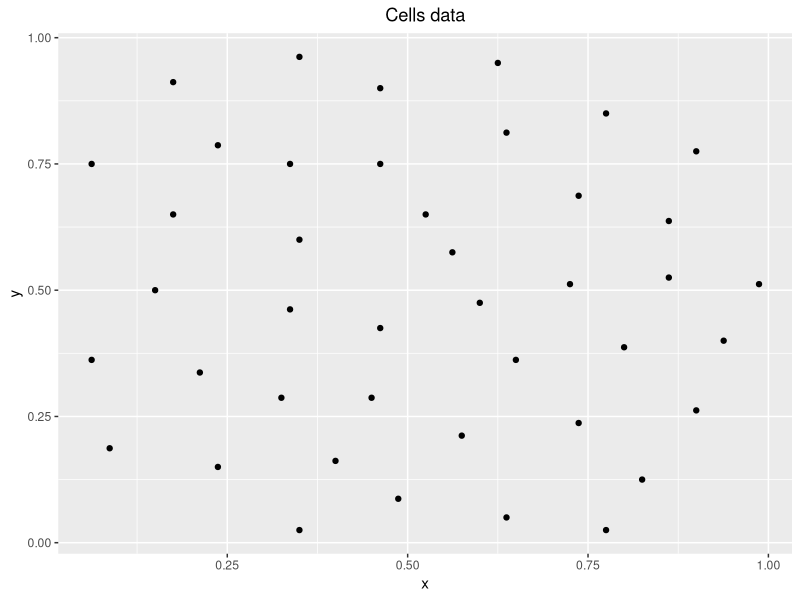
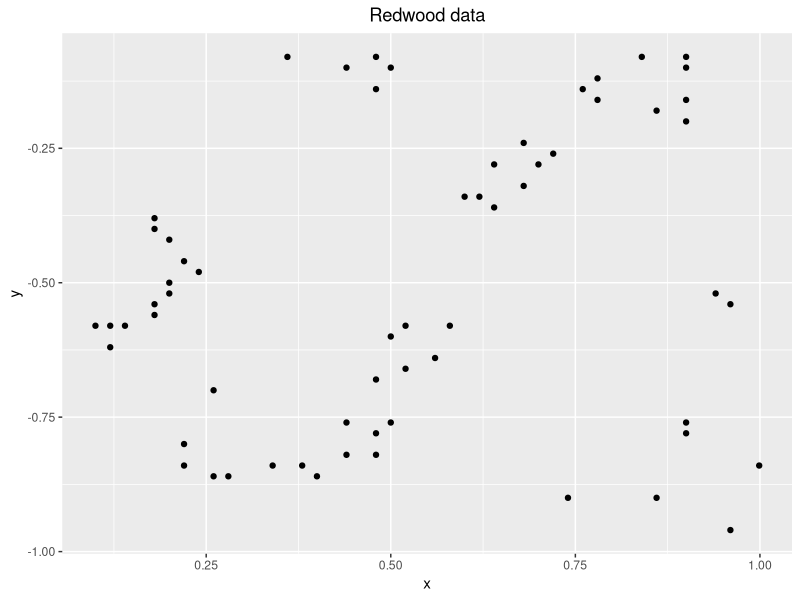
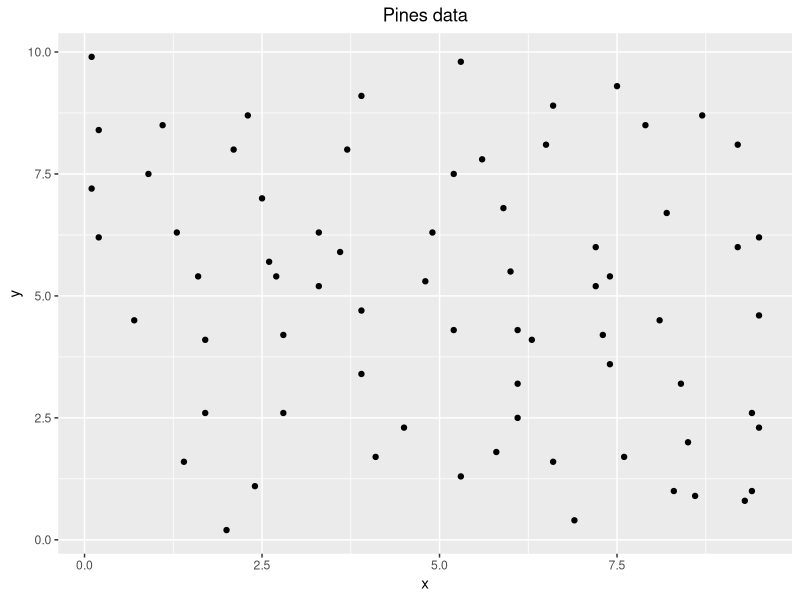
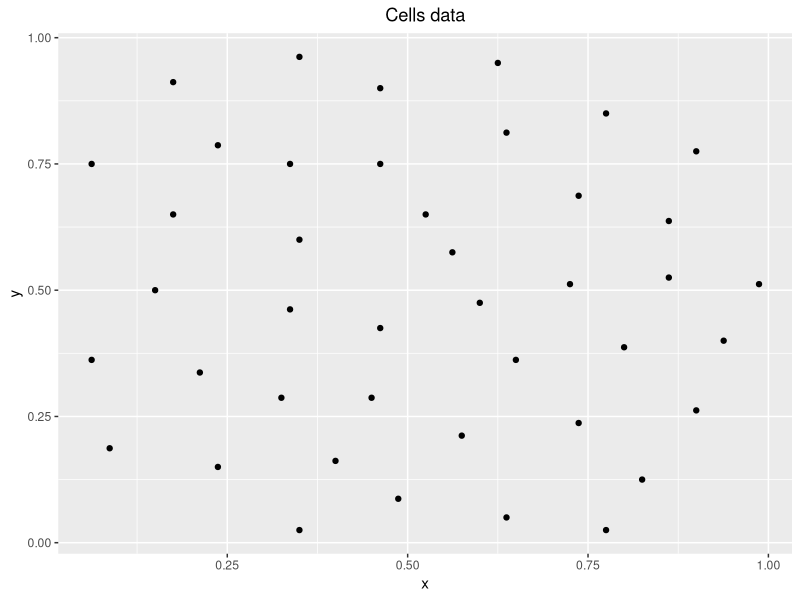
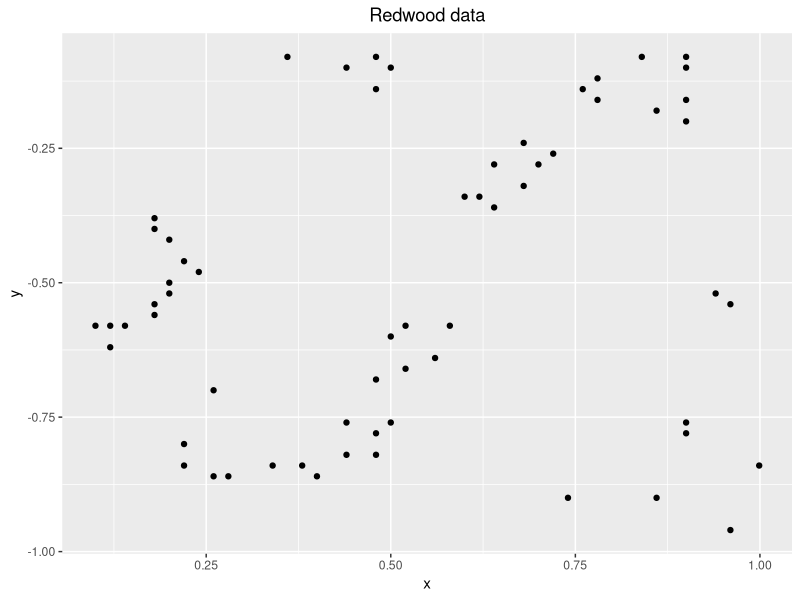
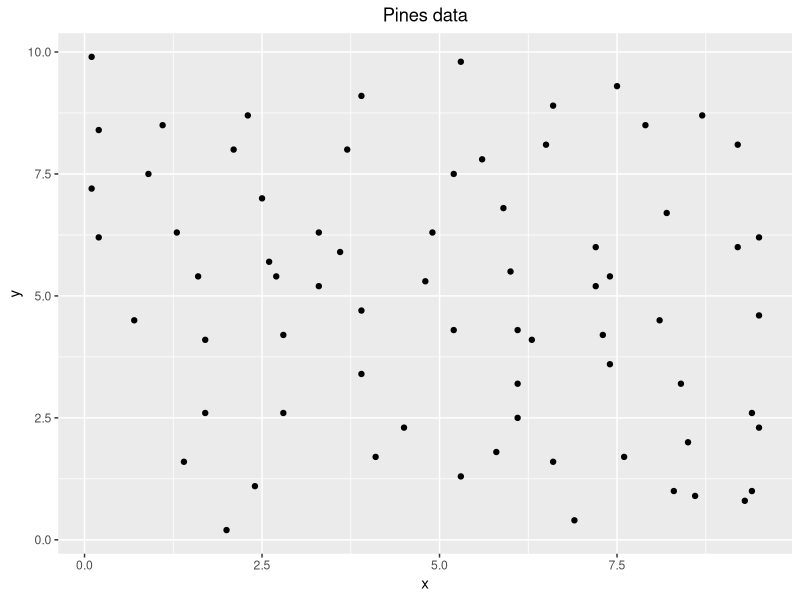

The R source for these figures, in order:
#Spatial statistics
#Problem 1
###############################################################
###############################################################

#Load libraries
library(spatial)
library(ggplot2)

#Read data
cells = ppinit('cells.dat')
redwood = ppinit('redwood.dat')
pines = ppinit('pines.dat')


###############################################################
###############################################################
#a)

#Display cells data
cells_df = data.frame(x = cells$x, y = cells$y)

ggplot(data = cells_df, aes(x=x, y=y)) + 
  geom_point() + 
  ggtitle("Cells data") +
  theme(plot.title = element_text(hjust = 0.5))

ggsave("../figures/prob1_cells_points.pdf", plot = last_plot(), device = NULL, path = NULL,
       scale = 1, width = 4, height = 4, units = "in",
       dpi = 300, limitsize = TRUE)

#Display redwood data
redwood_df = data.frame(x = redwood$x, y = redwood$y)

ggplot(data = redwood_df, aes(x=x, y=y)) + 
  geom_point() + 
  ggtitle("Redwood data") +
  theme(plot.title = element_text(hjust = 0.5))

ggsave("../figures/prob1_redwood_points.pdf", plot = last_plot(), device = NULL, path = NULL,
       scale = 1, width = 4, height = 4, units = "in",
       dpi = 300, limitsize = TRUE)

#Display pines data
pines_df = data.frame(x = pines$x, y = pines$y)

ggplot(data = pines_df, aes(x=x, y=y)) + 
  geom_point() + 
  ggtitle("Pines data") +
  theme(plot.title = element_text(hjust = 0.5))

ggsave("../figures/prob1_pines_points.pdf", plot = last_plot(), device = NULL, path = NULL,
       scale = 1, width = 4, height = 4, units = "in",
       dpi = 300, limitsize = TRUE)

###############################################################
###############################################################
#b)

#Er nok ikke helt riktig
L_cells = Kfn(cells, fs = 1)
#L_redwood = Kfn(redwood, )
L_pines = Kfn(pines, fs = 10)


###############################################################
###############################################################
#c)

